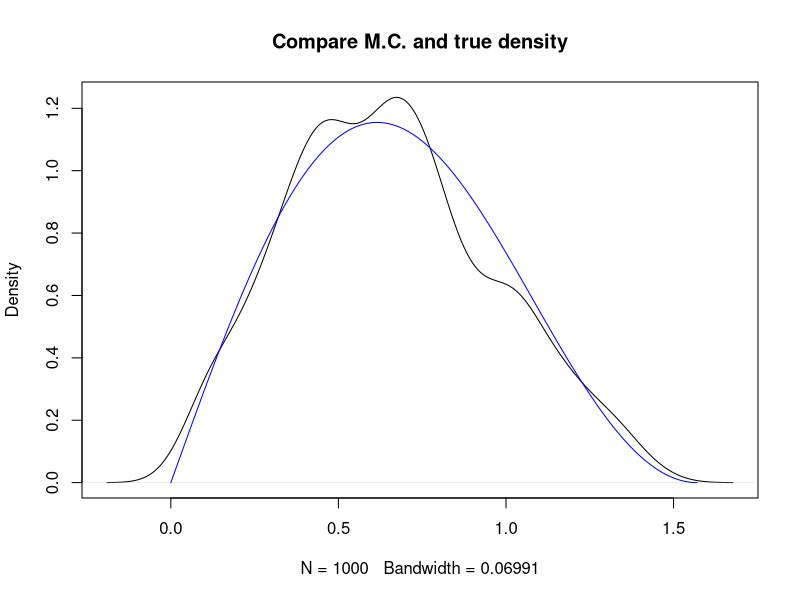
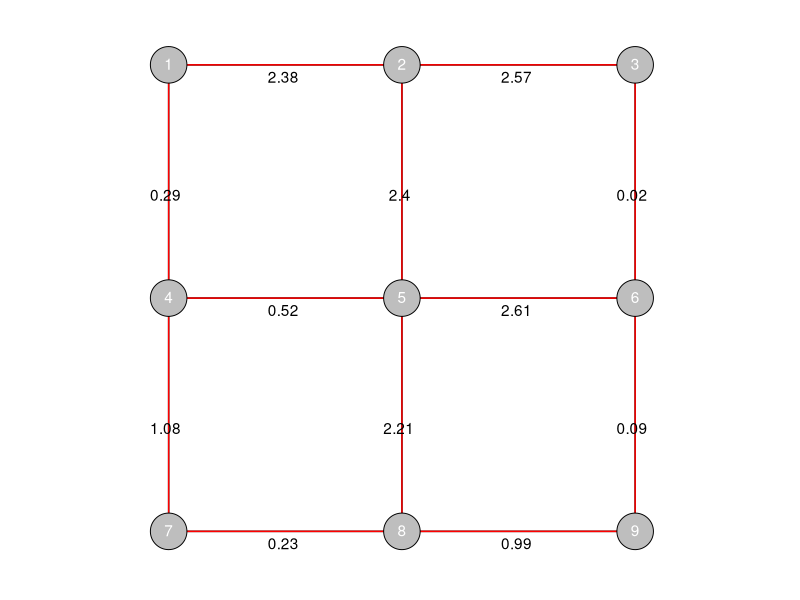
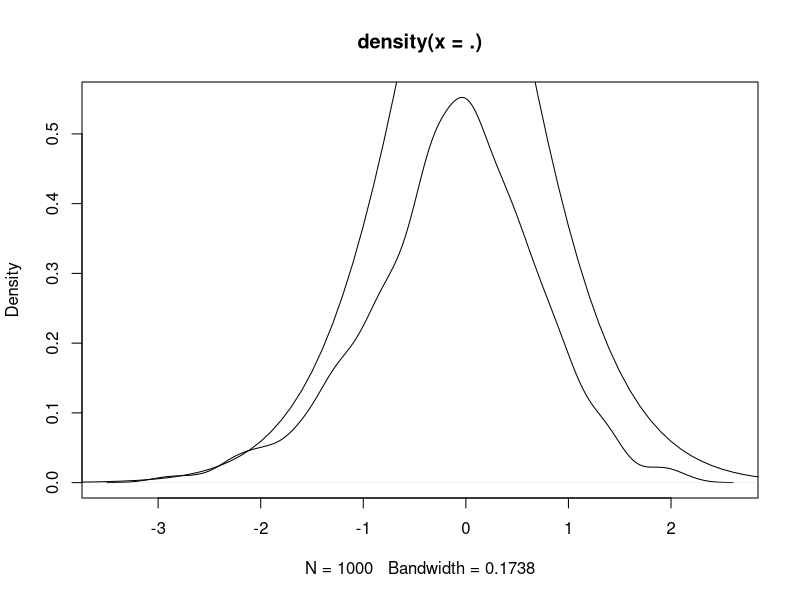
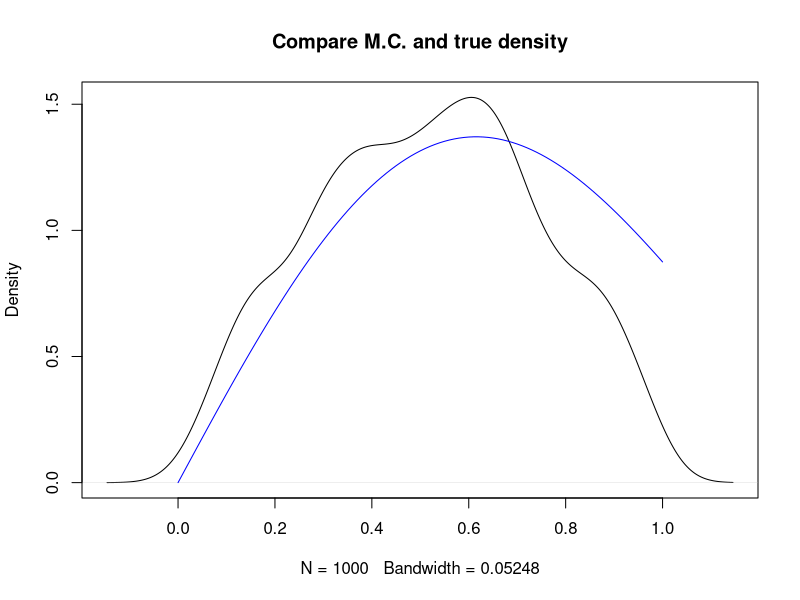

Source code (R) for these figures, in order:
## ---- chunk 1
library(knitr)
opts_chunk$set(echo = TRUE, fig.height = 3, fig.width = 5)
#Color Format
colFmt <- function(x,color){
  outputFormat = opts_knit$get("rmarkdown.pandoc.to")
  if(outputFormat == 'latex')
    paste("\\textcolor{",color,"}{",x,"}",sep="")
  else if(outputFormat == 'html')
    paste("<font color='",color,"'>",x,"</font>",sep="")
  else
    x
}
#Box Format
boxFmt <- function(x){
  outputFormat = opts_knit$get("rmarkdown.pandoc.to")
  if(outputFormat == 'latex')
    paste("\\framebox{\\hspace*{1em} ", x,"}")
  else if(outputFormat == 'html')
    paste("<span class=\"boxed\">",x,"</span>")
  else
    x
}
boxed <- function(x) boxFmt(x)
library(tidyverse)
## ---- chunk 2
set.seed(1234567)
## ---- chunk 3
step_splice_p1<-function(x){
  y<-runif(1)*1/x^(3/2)
  x<-runif(1, min=1, max=1/y^(2/3))
  return(x)
}
## ---- chunk 4
set.seed(1234567)
slice_sampler_p1<-function(steps){
  burnin<-steps
  datasteps<-steps
  x<-1
  for(i in 1:burnin){
    x<-step_splice_p1(x)
  }
  res<-rep(0, datasteps)
  for(i in 1:datasteps){
    res[i]<-(x>=2)
    x<-step_splice_p1(x)
  }
  return(res)
}

res<-replicate(10, mean(slice_sampler_p1(steps=1000)))

tibble(
  mean=mean(res),
  se=sd(res)/sqrt(length(res))
) %>% kable()
## ---- chunk 5
step_prod_slice_p3<-function(x, u){
  y1<-u[1]*sin(x)
  y2<-u[2]*cos(x)
  y3<-u[3]*cos(x)
  #lower bound
  lb<-asin(y1)
  ub<-min(acos(y2), acos(y3))
  x<-runif(1, min=lb, max=ub)
  return(x)
}
## ---- chunk 6
set.seed(1234567)

prod_slice_mchain_p3<-function(steps){
  burnin<-steps
  datasteps<-steps
  m1<-replicate(3, runif(burnin))
  x<-1
  for(i in 1:burnin){
    x<-step_prod_slice_p3(x, u=m1[i,])
  }
  res<-rep(0, datasteps)
  m2<-replicate(3, runif(datasteps))
  for(i in 1:datasteps){
    x<-step_prod_slice_p3(x, u=m2[i,])
    res[i]<-x
  }
  return(res)
}

res<-prod_slice_mchain_p3(steps=1000)

true<-tibble(
  x=seq(0, (2*pi)/4, by=0.01),
  y=sin(x)*cos(x)*cos(x)
)

#markoc chain density
res %>% density() %>% plot(main="Compare M.C. and true density")
#true density
lines(x=true$x, y=3*true$y, col="blue")
## ---- chunk 7
library(tidygraph)
library(ggraph)
## ---- chunk 8
set.seed(12345678)
lattice_graph <- create_lattice(c(3, 3))
from  <- lattice_graph %>% activate(edges) %>% pull(from)
to    <- lattice_graph %>% activate(edges) %>% pull(to)
ising <- c(0, 0, 0, 1, 0, 0, 1, 0, 1)
m     <- length(from)
beta  <- 1
sw    <- runif(m) * exp(beta * (ising[from] == ising[to]))
lg_sw <- lattice_graph %>% activate(edges) %>% mutate(sw = round(sw, 2))
lg_g  <- 
  ggraph(graph = lg_sw, x = (0:8 %% 3), y = -floor(0:8 / 3)) +
    geom_edge_link() +
    theme_graph() +
    coord_fixed(clip = 'off') +
    theme(legend.position = "none") +
    geom_edge_link(aes(label = sw, vjust = 1.5, hjust = 0.6), color = "red")
lg_g +
    geom_node_point(size = 12, shape = 21, color = "black", fill = "gray") +
    geom_node_text(aes(label = 1:9), color = "white", vjust = 0.4)
## ---- chunk 9
step_p6<-function(x, u){
  xnew<-x+(2*u-1)
  if(xnew<=5 & xnew>=0){
    return(xnew)
  }
  else{
    return(x)
  }
}
## ---- chunk 10
set.seed(1234567)

p6_mchain<-function(steps){
  burnin<-steps
  datasteps<-steps
  m1<-runif(burnin)
  x<-3
  for(i in 1:burnin){
    x<-step_p6(x, m1[i])
  }
  res<-rep(0, datasteps)
  m2<-runif(datasteps)
  for(i in 1:datasteps){
    xnew<-step_p6(x, m2[i])
    #return if new state equals old state
    #i.e. if move was rejected b/c it would land outside state space
    res[i]<-(x!=xnew)
    x<-xnew
  }
  return(res)
}

res<-replicate(10, mean(p6_mchain(steps=1000)))

tibble(
  mean=mean(res),
  se=sd(res)/sqrt(10)
) %>% kable()
## ---- chunk 11
mr2t2_step_p7<-function(x, m, u){
  y=x+m
  if(u <= exp(-abs(y)^(3/2))/exp(-abs(x)^(3/2))){
    return(y)
  }
  else{
    return(x)
  }
}
## ---- chunk 12
set.seed(1234567)
run_chain_p7<-function(steps){
  burnin<-steps
  datasteps<-steps
  x<-0
  m1<-2*runif(burnin)-1
  m2<-runif(burnin)
  for(i in 1:burnin){
    x<-mr2t2_step_p7(x, m1[i], m2[i])
  }
  res<-rep(0, datasteps)
  m3<-2*runif(burnin)-1
  m4<-runif(burnin)
  for(i in 1:burnin){
    x<-mr2t2_step_p7(x, m3[i], m4[i])
    res[i]<-x
  }
  return(res)
}

true<-tibble(
  x=seq(-10, 10, by=0.1),
  y=exp(-abs(x)^(1.5))
)

run_chain_p7(steps=1000) %>% density() %>% plot()
lines(x=true$x, y=true$y)
## ---- chunk 13
mr2t2_step_p8<-function(x, m, u){
  y=x+m
  if(u <= (between(y, 0, 1))*(sin(y)*cos(y)*cos(y))/(sin(x)*cos(x)*cos(x)+(sin(x)==0))){
    return(y)
  }
  else{
    return(x)
  }
}
## ---- chunk 14
set.seed(123456)

run_p8_mchain<-function(steps){
  burnin<-steps
  datasteps<-steps
  m1<-0.2*runif(burnin)-0.1
  m2<-runif(burnin)
  x<-0.5
  for(i in 1:burnin){
    x<-mr2t2_step_p8(x, m=m1[i], u=m2[i])
  }
  res<-rep(0, datasteps)
  m3<-0.2*runif(datasteps)-0.1
  m4<-runif(datasteps)
  for(i in 1:datasteps){
    x<-mr2t2_step_p8(x, m=m3[i], u=m4[i])
    res[i]<-x
  }
  return(res)
}

true<-tibble(
  x=seq(0, 1, by=0.01),
  y=sin(x)*cos(x)*cos(x)
)

res<-run_p8_mchain(steps=1000)

#markoc chain density
res %>% density() %>% plot(main="Compare M.C. and true density")
#true density
lines(x=true$x, y=3.5618*true$y, col="blue")
## ---- chunk 15
set.seed(123456)

run_p9_mchain<-function(steps, s){
  burnin<-steps
  datasteps<-steps
  m1<-2*s*runif(burnin)-s
  m2<-runif(burnin)
  x<-0.5
  for(i in 1:burnin){
    x<-mr2t2_step_p8(x, m=m1[i], u=m2[i])
  }
  res<-rep(0, datasteps)
  m3<-2*s*runif(datasteps)-s
  m4<-runif(datasteps)
  for(i in 1:datasteps){
    old_x<-x
    x<-mr2t2_step_p8(x, m=m3[i], u=m4[i])
    res[i]<-x != old_x
  }
  return(res)
}

res<-replicate(10, mean(run_p9_mchain(steps=1000, s=1.58)))

tibble(
  mean=mean(res),
  se=sd(res)/sqrt(length(res))
) %>% kable()
## ---- chunk 16
step_p10<-function(x, m, u){
  y<-x+m
  if(u <= ((y>=1)*x^(3/2)/(y^(3/2)+(y==0)))){
    return(y)
  }
  else{
    return(x)
  }
}
## ---- chunk 17
set.seed(1234567)

run_mchain_10<-function(steps){
  burnin<-steps
  datasteps<-steps
  m1<-2*(runif(burnin)<0.5)-1
  m2<-runif(burnin)
  x<-2
  for(i in 1:burnin){
    x<-step_p10(x, m1[i], m2[i])
  }
  m3<-2*(runif(datasteps)<0.5)-1
  m4<-runif(datasteps)
  res<-rep(0, datasteps)
  for(i in 1:datasteps){
    x<-step_p10(x, m3[i], m4[i])
    res[i]<-x
  }
  return(res)
}

res<-replicate(10, mean(run_mchain_10(steps=10000)==1))
tibble(
  mean=mean(res),
  se=sd(res)/sqrt(10)
) %>% kable()
